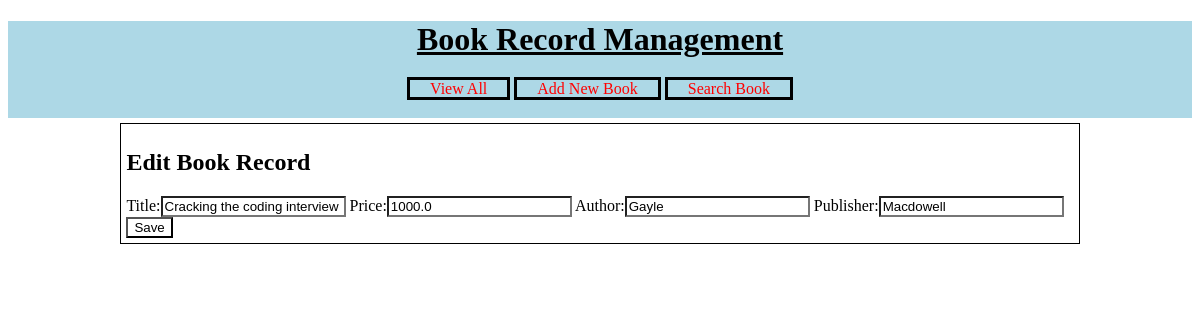
Page /crud/edit-book?bookid=3 on the committed database.
### crud/models.py (models this page shows)
class Book(models.Model):
    title = models.CharField(max_length=100)
    price = models.FloatField()
    author = models.CharField(max_length=100)
    publisher = models.CharField(max_length=100)

### crud/views.py (the view)
# urls.py: path('edit-book', views.editBook),
def editBook(request):
    book =models.Book.objects.get(id=request.GET['bookid'])
    fields = {'title': book.title,'price': book.price, 'author': book.author, 'publisher': book.publisher}
    form = NewBookForm(initial=fields)
    res = render(request,'crud/edit_book.html', {'form': form, 'book': book})
    return res

### crud/forms.py
class NewBookForm(forms.Form):
    title  = forms.CharField(label="Title", max_length=100)
    price = forms.FloatField(label="Price")
    author = forms.CharField(label="Author")
    publisher = forms.CharField(label="Publisher")

### templates/crud/edit_book.html (shortened to what this page needs)
<!DOCTYPE html>
{% load static %}
<html lang="en" dir="ltr">
  <head>
    <link rel="stylesheet" href="{% static 'css/crud_style.css' %}">
  </head>
  <body>
    <div id="header">
      <h1>Book Record Management</h1>
      <div id="nav">
        <a href="/crud/view-books">View All</a>
        <a href="/crud/new-book">Add New Book</a>
        <a href="/crud/search-book">Search Book</a>
      </div>
    </div>
    <div id="main">
      <h2>Edit Book Record</h2>
      <form action="/crud/edit" method="post">
        {{form}}
        <input type="submit" name="" value="Save">
      </form>
    </div>
  </body>
</html>
</html>

### static/css/crud_style.css (style rules this page uses)
#header { background-color:lightblue; padding-bottom: 20px; text-align: center; }
#header h1 { text-decoration:underline; color:black; letter-spacing:7px text-align:center; }
#nav { width: 100%; margin: auto; }
#nav a { color:red; width: 150px; padding-left: 20px; padding-right: 20px; border: solid 3px black; text-decoration:none; }
#main { margin: auto; border: solid 1px black; width: 80%; padding: 5px; margin-top: 5px; }
#main form input { margin: auto; color: black; background-color: white; }

### rows in the picture
Book: title "Cracking the coding interview", price "1000.0", author "Gayle", publisher "Macdowell"
